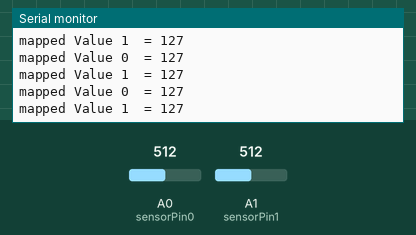
The sketch below on a simulated Arduino Uno, built with avr-gcc and run on an emulated ATmega328P. On the bench: the last lines printed to the serial monitor. The inputs (shaded band) are chosen by the test bench; at power-on: A0 (sensorPin0) = 512, A1 (sensorPin1) = 512.

Above: at 1.3 s.
1.4 s: A0 (sensorPin0) set to 716
At 1.82 s:
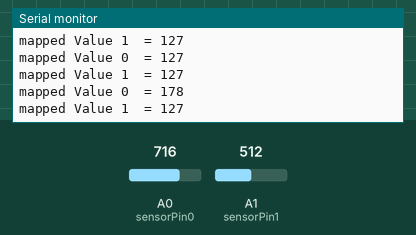
2.9 s: A1 (sensorPin1) set to 716
At 3.32 s:
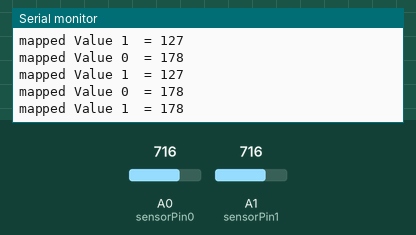
4.4 s: A0 (sensorPin0) set to 900
At 4.83 s:
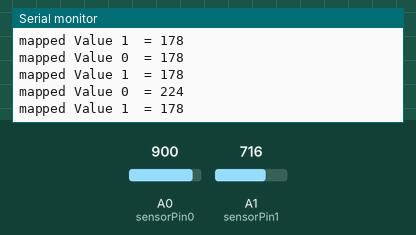
5.9 s: A1 (sensorPin1) set to 900
At 6.33 s:
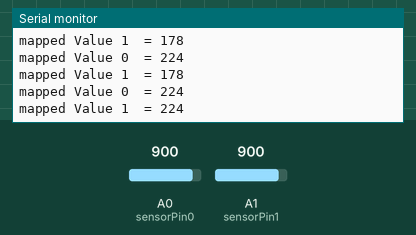
Timing chart, 0 to 8.4 s (numbered marks = the images above; inputs shaded):
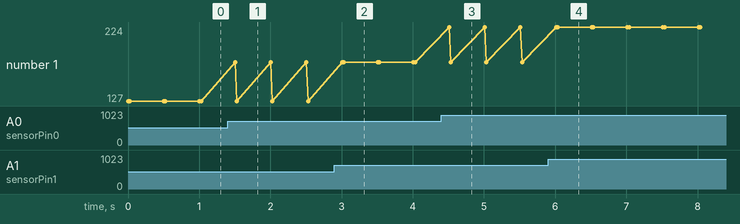

The sketch:

AnalogInput_example3.ino
```cpp
/*
  Analog Input

  Demonstrates analog input by reading an analog sensor on analog pin 0
*/

int sensorPin0 = A0;    // select the input pin for the potentiometer
int sensorPin1 = A1;   // select the input pin for the potentiometer

int sensorValue0 = 0;  // variable to store the value coming from the sensor
int sensorValue1 = 0;  // variable to store the value coming from the sensor
int sensorMapped0 = 0; //Where we store our mapped Value
int sensorMapped1 = 0; //Where we store our mapped Value

int inputLow = 0;     //Minimum value from analogue sensor
int inputHigh = 1023; // maximum value from analogue sensor
int mappedLow = 0;    // minimum value of map() output range
int mappedHigh = 255; // maximum value of map() output range


void setup() {
  // declare the sensorPins as an INPUT:
  pinMode(sensorPin0, INPUT);
  pinMode(sensorPin1, INPUT);

  //enable the Serial pin
  Serial.begin(9600);
}

void loop() {
  // read the value from the sensor:
  sensorValue0 = analogRead(sensorPin0);
  sensorValue1 = analogRead(sensorPin1);

  //map the input range of 0 - 1023 to 0 - 255
  //store in the sensorMapped variable

  sensorMapped0 = map(sensorValue0, inputLow, inputHigh, mappedLow, mappedHigh);
  sensorMapped1 = map(sensorValue1, inputLow, inputHigh, mappedLow, mappedHigh);

  //Display the Sensor Value on the Serial Monitor
  Serial.print("mapped Value 0  = ");
  Serial.println(sensorMapped0);

  Serial.print("mapped Value 1  = ");
  Serial.println(sensorMapped1);

  //Short delay so we have time to read the value
  delay(500);

}
```

Measured:
- after the input at 1.4 s, the serial monitor: prints a new line after 0.10 s (image 1)
- after the input at 2.9 s, the serial monitor: prints a new line after 0.13 s (image 2)
- after the input at 4.4 s, the serial monitor: prints a new line after 0.11 s (image 3)
- after the input at 5.9 s, the serial monitor: prints a new line after 0.14 s (image 4)
